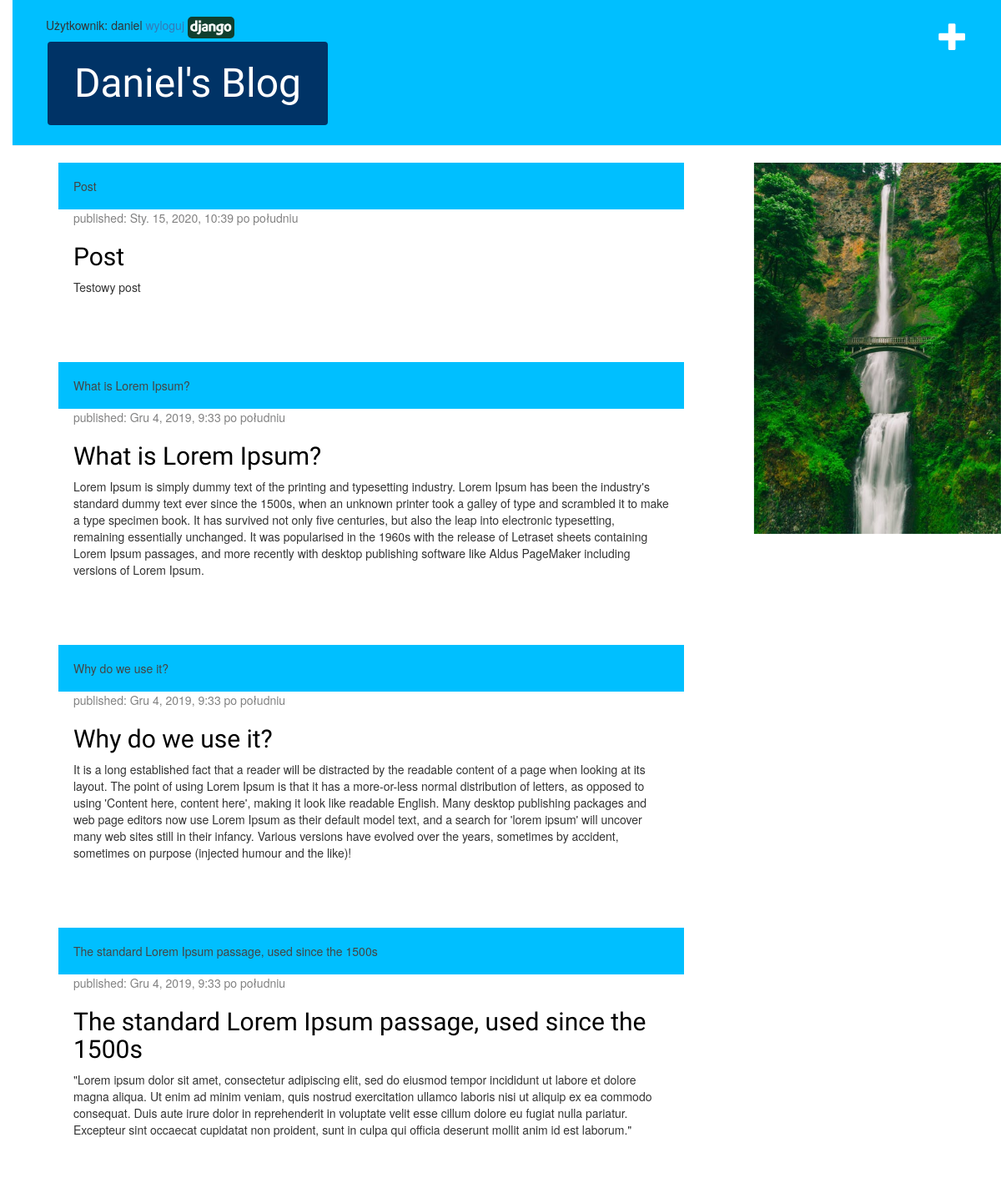
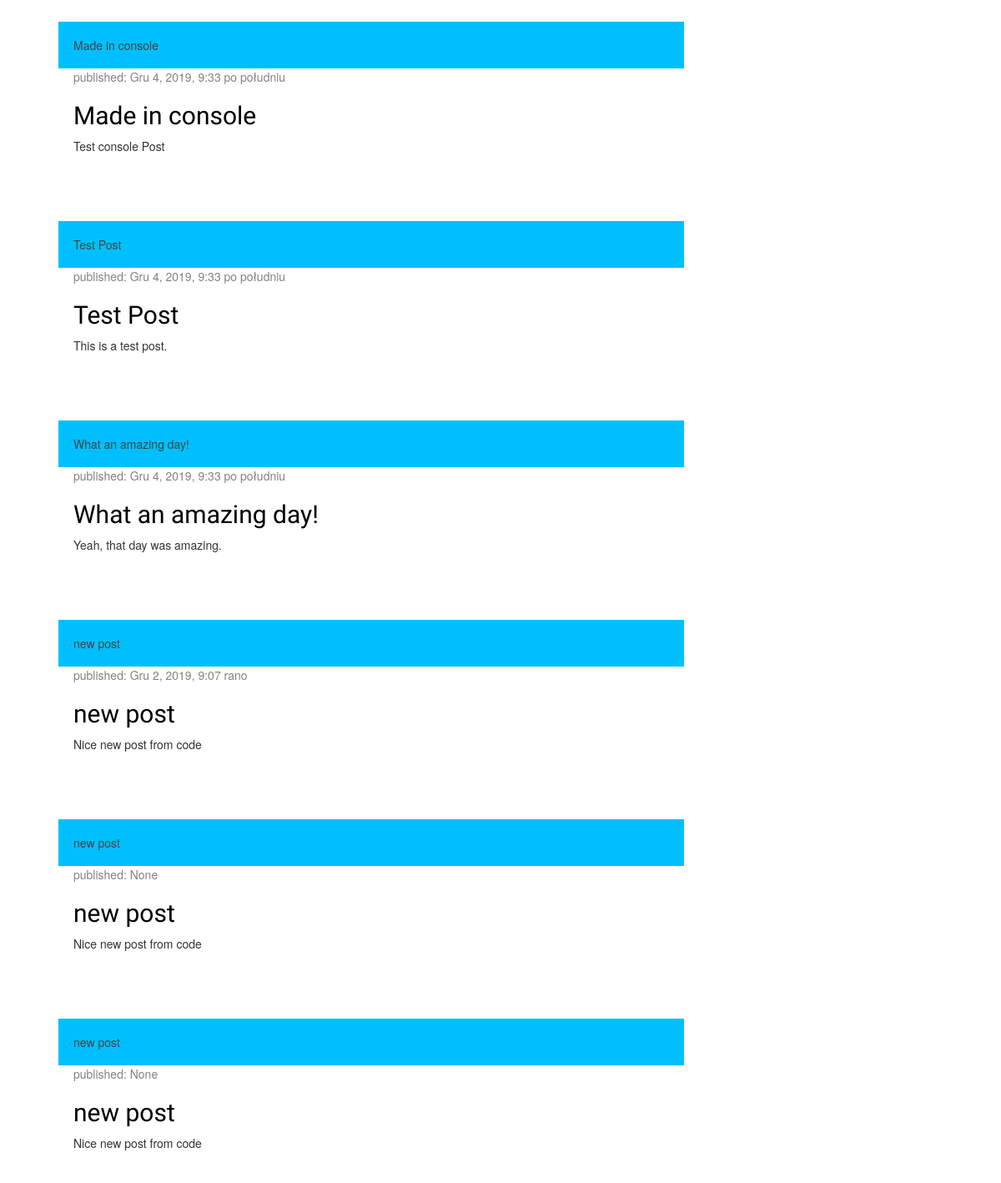
The app's page / (signed in) with its own data (2 pictures, top to bottom).
### blog/models.py (models this page shows, shortened)
class Post(models.Model):
    author = models.ForeignKey('auth.User', on_delete=models.CASCADE)
    title = models.CharField(max_length=200)
    text = models.TextField()
    created_date = models.DateTimeField(default=timezone.now)
    published_date = models.DateTimeField(blank=True, null=True)

### blog/views.py (the view)
# urls.py: path('', views.post_list, name='post_list'),
def post_list(request):
    posts = Post.objects.filter(published_date__lte=timezone.now()).order_by('-published_date')
    for key, value in request.session.items():
        print('{} => {}'.format(key, value))
    for key, value in request.COOKIES.items():
        print('{} => {}'.format(key, value))
    return render(request, 'blog/post_list.html', {'posts': posts})

### blog/templates/blog/post_list.html
{% extends 'blog/base.html' %}
{% load static %}
{% block content %}
{% for post in posts %}
    <button class="accordion">{{ post.title }}</button>
    <div class="post">
        <div class="date">
            <p>published: {{ post.published_date }}</p>
        </div>
        <h2><a href="{% url 'post_detail' pk=post.pk %}">{{ post.title }}</a></h2>
        <p>{{ post.text|linebreaksbr }}</p>
    </div>
{% endfor %}
{% endblock %}

### blog/templates/blog/base.html (shortened to what this page needs)
{% load static %}
<!DOCTYPE html>
<html lang="en">
<head>
    <link rel="stylesheet" href="//maxcdn.bootstrapcdn.com/bootstrap/3.2.0/css/bootstrap.min.css">
    <link rel="stylesheet" href="//maxcdn.bootstrapcdn.com/bootstrap/3.2.0/css/bootstrap-theme.min.css">
    <link rel="stylesheet" href="{% static 'css/blog.css' %}">
<body>
    <div class="page-header">
        {% if user.is_authenticated %}
            <a href="{% url 'post_new' %}" class="top-menu"><span class="glyphicon glyphicon-plus"></span></a>
              Użytkownik: {{ user.username }}
            <a href="{% url 'logout' %}">wyloguj</a>
        {% else %}
            Użytkownik niezalowany!
            <a href="{% url 'login' %}">login</a>
        {% endif %}
        <img id="myImg" src="{% static 'img/django-logo-negative.png' %}" alt="Django" style="width:5%;max-width:300px">
        <br>
        <h1 class="btn"><a href="/">Daniel's Blog</a></h1>
    </div>
    <img class="sticky" src="{% static 'img/img_nature.jpeg' %}" alt="Avatar">
    <div class="content container">
        <div class="row">
            <div class="col-md-8">
            {% block content %}
            {% endblock %}
            </div>
        </div>
    </div>
</body>
</html>

### blog/static/css/blog.css (style rules this page uses)
h1 a, h2 a { color: gold; font-family: Rancho; }
body { padding-left: 15px; }
.page-header { background-color: deepskyblue; margin-top: 0; padding: 20px 20px 20px 40px; }
.page-header h1, .page-header h1 a, .page-header h1 a:visited, .page-header h1 a:active { color: white; font-size: 36pt; text-decoration: none; }
.content { margin-left: 40px; }
h1, h2, h3, h4 { font-family: 'Lobster', cursive; }
.date { color: #828282; }
.top-menu, .top-menu:hover, .top-menu:visited { color: #ffffff; float: right; font-size: 26pt; margin-right: 20px; }
.post { margin-bottom: 70px; padding: 0 18px; background-color: white; overflow: hidden; }
.post h2 a, .post h1 a:visited { color: #000000; }
.accordion { background-color: deepskyblue; color: #444; cursor: pointer; padding: 18px; width: 100%; text-align: left; border: none; outline: none; transition: 0.4s; }
#myImg { border-radius: 5px; cursor: pointer; transition: 0.3s; }
.btn { background-color: #003366; border: none; color: white; padding: 16px 32px; text-align: center; font-size: 16px; margin: 4px 2px; opacity: 1; transition: 0.3s; }
img.sticky { float: right; position: -webkit-sticky; position: sticky; top: 0; width: 25%; height: 25%; }

### records on screen
Post: title "Post", published_date "Sty. 15, 2020, 10:39 po południu", text "Testowy post"
Post: title "What is Lorem Ipsum?", published_date "Gru 4, 2019, 9:33 po południu", text "Lorem Ipsum is simply dummy text of the printing and typesetting industry. Lorem Ipsum has been the industry's standard dummy text ever since the 1500s, when an unknown printer took a galley of type and scrambled it to make a type specimen book. It has survived not only five centuries, but also the leap into electronic typesetting, remaining essentially unchanged. It was popularised in the 1960s with the release of Letraset sheets containing Lorem Ipsum passages, and more recently with desktop publishing software like Aldus PageMaker including versions of Lorem Ipsum."
Post: title "Why do we use it?", published_date "Gru 4, 2019, 9:33 po południu", text "It is a long established fact that a reader will be distracted by the readable content of a page when looking at its layout. The point of using Lorem Ipsum is that it has a more-or-less normal distribution of letters, as opposed to using 'Content here, content here', making it look like readable English. Many desktop publishing packages and web page editors now use Lorem Ipsum as their default model text, and a search for 'lorem ipsum' will uncover many web sites still in their infancy. Various versions have evolved over the years, sometimes by accident, sometimes on purpose (injected humour and the like)!"
Post: title "The standard Lorem Ipsum passage, used since the 1500s", published_date "Gru 4, 2019, 9:33 po południu", text "\"Lorem ipsum dolor sit amet, consectetur adipiscing elit, sed do eiusmod tempor incididunt ut labore et dolore magna aliqua. Ut enim ad minim veniam, quis nostrud exercitation ullamco laboris nisi ut aliquip ex ea commodo consequat. Duis aute irure dolor in reprehenderit in voluptate velit esse cillum dolore eu fugiat nulla pariatur. Excepteur sint occaecat cupidatat non proident, sunt in culpa qui officia deserunt mollit anim id est laborum.\""
Post: title "Made in console", published_date "Gru 4, 2019, 9:33 po południu", text "Test console Post"
Post: title "Test Post", published_date "Gru 4, 2019, 9:33 po południu", text "This is a test post."
Post: title "What an amazing day!", published_date "Gru 4, 2019, 9:33 po południu", text "Yeah, that day was amazing."
Post: title "new post", published_date "Gru 2, 2019, 9:07 rano", text "Nice new post from code"
Post: title "new post", published_date "None", text "Nice new post from code"
Post: title "new post", published_date "None", text "Nice new post from code"

### other values on screen
{{ user.username }} "daniel"
